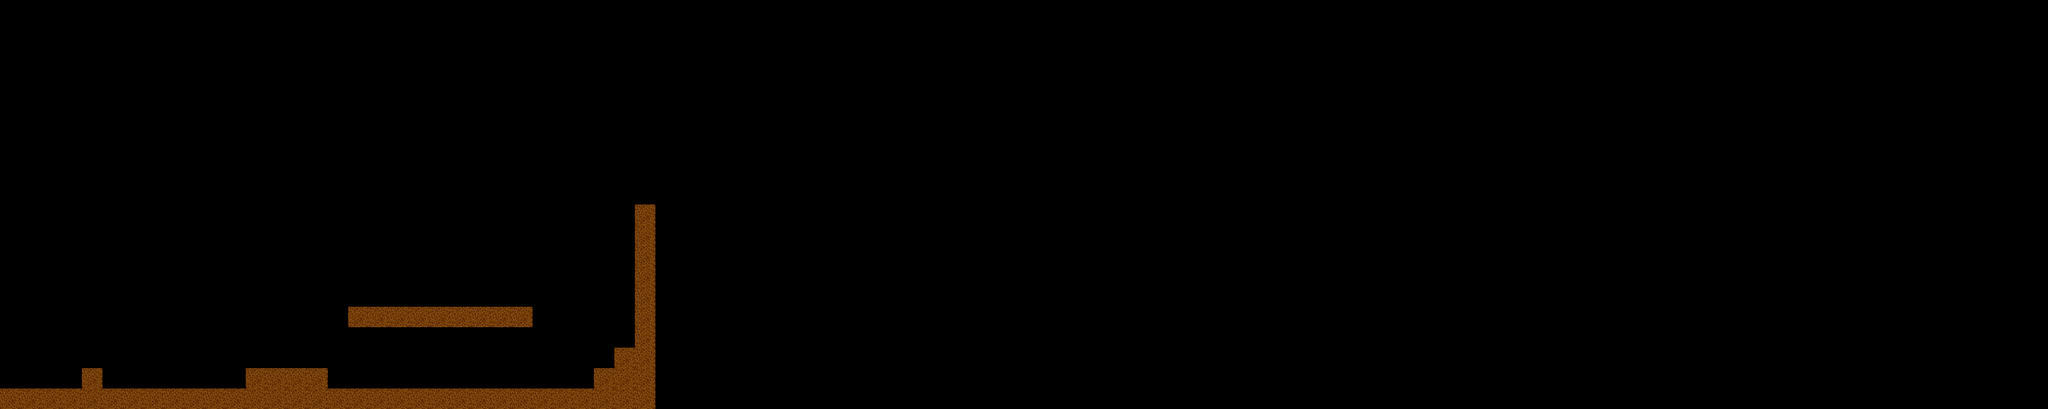

A level layout from a 2D game, rendered from its tile map. Below: a short description, then the map file with its tile-grid data intact:
An orthogonal 100x20 tile map with 96x96 px tiles, 1 tile layer (Tile Layer 1) and 7 objects.

<map version="1.0" tiledversion="1.1.5" orientation="orthogonal" renderorder="right-down" width="100" height="20" tilewidth="96" tileheight="96" infinite="0" nextobjectid="41">
 <tileset firstgid="1" source="dirt.tsx" />
 <layer name="Tile Layer 1" width="100" height="20">
  <data encoding="csv">
0,0,0,0,0,0,0,0,0,0,0,0,0,0,0,0,0,0,0,0,0,0,0,0,0,0,0,0,0,0,0,0,0,0,0,0,0,0,0,0,0,0,0,0,0,0,0,0,0,0,0,0,0,0,0,0,0,0,0,0,0,0,0,0,0,0,0,0,0,0,0,0,0,0,0,0,0,0,0,0,0,0,0,0,0,0,0,0,0,0,0,0,0,0,0,0,0,0,0,0,
0,0,0,0,0,0,0,0,0,0,0,0,0,0,0,0,0,0,0,0,0,0,0,0,0,0,0,0,0,0,0,0,0,0,0,0,0,0,0,0,0,0,0,0,0,0,0,0,0,0,0,0,0,0,0,0,0,0,0,0,0,0,0,0,0,0,0,0,0,0,0,0,0,0,0,0,0,0,0,0,0,0,0,0,0,0,0,0,0,0,0,0,0,0,0,0,0,0,0,0,
0,0,0,0,0,0,0,0,0,0,0,0,0,0,0,0,0,0,0,0,0,0,0,0,0,0,0,0,0,0,0,0,0,0,0,0,0,0,0,0,0,0,0,0,0,0,0,0,0,0,0,0,0,0,0,0,0,0,0,0,0,0,0,0,0,0,0,0,0,0,0,0,0,0,0,0,0,0,0,0,0,0,0,0,0,0,0,0,0,0,0,0,0,0,0,0,0,0,0,0,
0,0,0,0,0,0,0,0,0,0,0,0,0,0,0,0,0,0,0,0,0,0,0,0,0,0,0,0,0,0,0,0,0,0,0,0,0,0,0,0,0,0,0,0,0,0,0,0,0,0,0,0,0,0,0,0,0,0,0,0,0,0,0,0,0,0,0,0,0,0,0,0,0,0,0,0,0,0,0,0,0,0,0,0,0,0,0,0,0,0,0,0,0,0,0,0,0,0,0,0,
0,0,0,0,0,0,0,0,0,0,0,0,0,0,0,0,0,0,0,0,0,0,0,0,0,0,0,0,0,0,0,0,0,0,0,0,0,0,0,0,0,0,0,0,0,0,0,0,0,0,0,0,0,0,0,0,0,0,0,0,0,0,0,0,0,0,0,0,0,0,0,0,0,0,0,0,0,0,0,0,0,0,0,0,0,0,0,0,0,0,0,0,0,0,0,0,0,0,0,0,
0,0,0,0,0,0,0,0,0,0,0,0,0,0,0,0,0,0,0,0,0,0,0,0,0,0,0,0,0,0,0,0,0,0,0,0,0,0,0,0,0,0,0,0,0,0,0,0,0,0,0,0,0,0,0,0,0,0,0,0,0,0,0,0,0,0,0,0,0,0,0,0,0,0,0,0,0,0,0,0,0,0,0,0,0,0,0,0,0,0,0,0,0,0,0,0,0,0,0,0,
0,0,0,0,0,0,0,0,0,0,0,0,0,0,0,0,0,0,0,0,0,0,0,0,0,0,0,0,0,0,0,0,0,0,0,0,0,0,0,0,0,0,0,0,0,0,0,0,0,0,0,0,0,0,0,0,0,0,0,0,0,0,0,0,0,0,0,0,0,0,0,0,0,0,0,0,0,0,0,0,0,0,0,0,0,0,0,0,0,0,0,0,0,0,0,0,0,0,0,0,
0,0,0,0,0,0,0,0,0,0,0,0,0,0,0,0,0,0,0,0,0,0,0,0,0,0,0,0,0,0,0,0,0,0,0,0,0,0,0,0,0,0,0,0,0,0,0,0,0,0,0,0,0,0,0,0,0,0,0,0,0,0,0,0,0,0,0,0,0,0,0,0,0,0,0,0,0,0,0,0,0,0,0,0,0,0,0,0,0,0,0,0,0,0,0,0,0,0,0,0,
0,0,0,0,0,0,0,0,0,0,0,0,0,0,0,0,0,0,0,0,0,0,0,0,0,0,0,0,0,0,0,0,0,0,0,0,0,0,0,0,0,0,0,0,0,0,0,0,0,0,0,0,0,0,0,0,0,0,0,0,0,0,0,0,0,0,0,0,0,0,0,0,0,0,0,0,0,0,0,0,0,0,0,0,0,0,0,0,0,0,0,0,0,0,0,0,0,0,0,0,
0,0,0,0,0,0,0,0,0,0,0,0,0,0,0,0,0,0,0,0,0,0,0,0,0,0,0,0,0,0,0,0,0,0,0,0,0,0,0,0,0,0,0,0,0,0,0,0,0,0,0,0,0,0,0,0,0,0,0,0,0,0,0,0,0,0,0,0,0,0,0,0,0,0,0,0,0,0,0,0,0,0,0,0,0,0,0,0,0,0,0,0,0,0,0,0,0,0,0,0,
0,0,0,0,0,0,0,0,0,0,0,0,0,0,0,0,0,0,0,0,0,0,0,0,0,0,0,0,0,0,0,1,0,0,0,0,0,0,0,0,0,0,0,0,0,0,0,0,0,0,0,0,0,0,0,0,0,0,0,0,0,0,0,0,0,0,0,0,0,0,0,0,0,0,0,0,0,0,0,0,0,0,0,0,0,0,0,0,0,0,0,0,0,0,0,0,0,0,0,0,
0,0,0,0,0,0,0,0,0,0,0,0,0,0,0,0,0,0,0,0,0,0,0,0,0,0,0,0,0,0,0,1,0,0,0,0,0,0,0,0,0,0,0,0,0,0,0,0,0,0,0,0,0,0,0,0,0,0,0,0,0,0,0,0,0,0,0,0,0,0,0,0,0,0,0,0,0,0,0,0,0,0,0,0,0,0,0,0,0,0,0,0,0,0,0,0,0,0,0,0,
0,0,0,0,0,0,0,0,0,0,0,0,0,0,0,0,0,0,0,0,0,0,0,0,0,0,0,0,0,0,0,1,0,0,0,0,0,0,0,0,0,0,0,0,0,0,0,0,0,0,0,0,0,0,0,0,0,0,0,0,0,0,0,0,0,0,0,0,0,0,0,0,0,0,0,0,0,0,0,0,0,0,0,0,0,0,0,0,0,0,0,0,0,0,0,0,0,0,0,0,
0,0,0,0,0,0,0,0,0,0,0,0,0,0,0,0,0,0,0,0,0,0,0,0,0,0,0,0,0,0,0,1,0,0,0,0,0,0,0,0,0,0,0,0,0,0,0,0,0,0,0,0,0,0,0,0,0,0,0,0,0,0,0,0,0,0,0,0,0,0,0,0,0,0,0,0,0,0,0,0,0,0,0,0,0,0,0,0,0,0,0,0,0,0,0,0,0,0,0,0,
0,0,0,0,0,0,0,0,0,0,0,0,0,0,0,0,0,0,0,0,0,0,0,0,0,0,0,0,0,0,0,1,0,0,0,0,0,0,0,0,0,0,0,0,0,0,0,0,0,0,0,0,0,0,0,0,0,0,0,0,0,0,0,0,0,0,0,0,0,0,0,0,0,0,0,0,0,0,0,0,0,0,0,0,0,0,0,0,0,0,0,0,0,0,0,0,0,0,0,0,
0,0,0,0,0,0,0,0,0,0,0,0,0,0,0,0,0,1,1,1,1,1,1,1,1,1,0,0,0,0,0,1,0,0,0,0,0,0,0,0,0,0,0,0,0,0,0,0,0,0,0,0,0,0,0,0,0,0,0,0,0,0,0,0,0,0,0,0,0,0,0,0,0,0,0,0,0,0,0,0,0,0,0,0,0,0,0,0,0,0,0,0,0,0,0,0,0,0,0,0,
0,0,0,0,0,0,0,0,0,0,0,0,0,0,0,0,0,0,0,0,0,0,0,0,0,0,0,0,0,0,0,1,0,0,0,0,0,0,0,0,0,0,0,0,0,0,0,0,0,0,0,0,0,0,0,0,0,0,0,0,0,0,0,0,0,0,0,0,0,0,0,0,0,0,0,0,0,0,0,0,0,0,0,0,0,0,0,0,0,0,0,0,0,0,0,0,0,0,0,0,
0,0,0,0,0,0,0,0,0,0,0,0,0,0,0,0,0,0,0,0,0,0,0,0,0,0,0,0,0,0,1,1,0,0,0,0,0,0,0,0,0,0,0,0,0,0,0,0,0,0,0,0,0,0,0,0,0,0,0,0,0,0,0,0,0,0,0,0,0,0,0,0,0,0,0,0,0,0,0,0,0,0,0,0,0,0,0,0,0,0,0,0,0,0,0,0,0,0,0,0,
0,0,0,0,1,0,0,0,0,0,0,0,1,1,1,1,0,0,0,0,0,0,0,0,0,0,0,0,0,1,1,1,0,0,0,0,0,0,0,0,0,0,0,0,0,0,0,0,0,0,0,0,0,0,0,0,0,0,0,0,0,0,0,0,0,0,0,0,0,0,0,0,0,0,0,0,0,0,0,0,0,0,0,0,0,0,0,0,0,0,0,0,0,0,0,0,0,0,0,0,
1,1,1,1,1,1,1,1,1,1,1,1,1,1,1,1,1,1,1,1,1,1,1,1,1,1,1,1,1,1,1,1,0,0,0,0,0,0,0,0,0,0,0,0,0,0,0,0,0,0,0,0,0,0,0,0,0,0,0,0,0,0,0,0,0,0,0,0,0,0,0,0,0,0,0,0,0,0,0,0,0,0,0,0,0,0,0,0,0,0,0,0,0,0,0,0,0,0,0,0
</data>
 </layer>
 <objectgroup name="Col">
  <object id="9" x="0" y="1824" width="3072" height="96" />
  <object id="17" x="2784" y="1728" width="288" height="96" />
  <object id="18" x="2880" y="1632" width="192" height="96" />
  <object id="19" x="2976" y="960" width="96" height="672" />
  <object id="33" x="1152" y="1728" width="384" height="96" />
  <object id="38" x="1632" y="1440" width="864" height="96" />
  <object id="40" x="384" y="1728" width="96" height="96" />
 </objectgroup>
</map>
